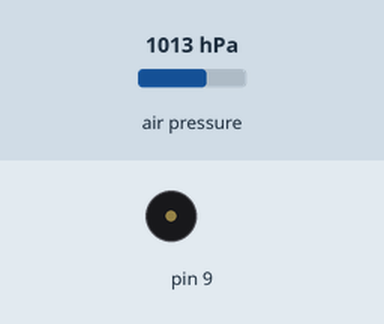
Recording of a sketch running on a simulated Arduino Uno, built with avr-gcc and run on an emulated ATmega328P. On the bench: buzzer (waves = sounding). The test bench sets the inputs (shaded band); at power-on: air pressure 1013 hPa.

Above: at 0.2 s.
Timing chart, 0 to 1.7 s (numbered marks = the images above):
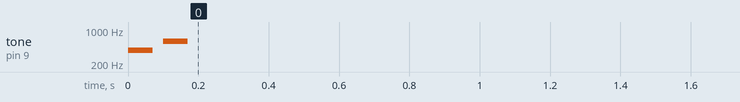

The sketch:

bmp180piezo.ino
```cpp
#include <toneAC.h>
#include <Wire.h>
#include <Adafruit_BMP085.h>
Adafruit_BMP085 mySensor;  // create sensor object called mySensor

/*
Hardware connections:

- (GND) to GND
+ (VDD) to 3.3V
SCL to A5
SDA to A4

D9 and D10 to the Piezo Buzzer ( see toneAC.h )

*/

#define NUM_PRESSURES 64
#define NUM_TOTALS 16
uint32_t pressure[NUM_PRESSURES];
uint32_t old_total[NUM_TOTALS];
int pressure_index = 0;
int total_index = 0;
uint32_t total;
int current_tone = 0;
int beep_time = 0;

void setup() {
// play start sound
  toneAC(388, 4);
  delay(70);
  toneAC(0);
  delay(30);
  toneAC(590, 4);
  delay(70);
  mySensor.begin();
  uint32_t p = mySensor.readPressure();
  total = p*NUM_PRESSURES;
  for(int i = 0; i<NUM_PRESSURES; i++)
  {
    pressure[i] = p;
  }
  for(int i = 0; i<NUM_TOTALS; i++)
  {
    old_total[i] = total;
  }
  toneAC(0);
}

void loop(){
    total -= pressure[pressure_index];
    pressure[pressure_index] = mySensor.readPressure();
    total += pressure[pressure_index];
    int32_t rate = total - old_total[total_index];
    float frate = (float)rate;
    frate = 0.0;
    old_total[total_index] = total;
    pressure_index++;
    total_index++;
    if(pressure_index >= NUM_PRESSURES)pressure_index = 0;
    if(total_index >= NUM_TOTALS)total_index = 0;
    if(rate < -200){
      if(beep_time <5)
        toneAC(500 - rate);
      else
        toneAC(0);
    }
    else if(rate > 200)
    {
      float f = 100.0 + 40000.0 * 1.0/((float)rate);
      toneAC((int)f);
    }
    else
    {
      toneAC(0);
    }
    beep_time++;
    if(beep_time >= 10)beep_time = 0;
}
```
